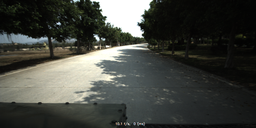
#> input picture data/imgs/0854.png, 256 x 128 px, shrunk from 500 x 250 before the run
$ jupyter execute LLEtest.ipynb
#> lines starting #> are read from the running program, lines starting #| are printed output that depends on the picture
[cell 1]
import cv2
import numpy as np
import matplotlib.pyplot as plt
from sklearn.manifold import Isomap, LocallyLinearEmbedding
from sklearn.cluster import KMeans
from skimage.transform import resize

# Load the image path
image_path = '../../data/imgs/0854.png'
image = cv2.imread(image_path)
#> image is the input picture: shape (128, 256, 3); mean B, G, R 62.5, 68.1, 66.2

# Check if the image is successfully loaded
if image is None:
    print("image read error")
else:
    # Convert the image to RGB, LAB, and HSV color spaces
    image_RGB = cv2.cvtColor(image, cv2.COLOR_BGR2RGB)
    image_LAB = cv2.cvtColor(image, cv2.COLOR_RGB2LAB)
#> image_LAB: shape (128, 256, 3); mean of channels 0, 1, 2 68.4, 125.5, 128.6
    image_HSV = cv2.cvtColor(image, cv2.COLOR_RGB2HSV)
#> image_HSV: shape (128, 256, 3); mean H, S, V 66.9, 43.4, 69.1

# Initialize the Locally Linear Embedding (LLE) model
lle = LocallyLinearEmbedding(n_neighbors=75, n_components=2, method='standard')

# Get the original image shape
original_shape = image.shape
#> original_shape = (128, 256, 3)

# RGB
# Resize the image to reduce computational complexity
image_resized_RGB = resize(image_RGB, (image_RGB.shape[0] // 2, image_RGB.shape[1] // 2), anti_aliasing=True)
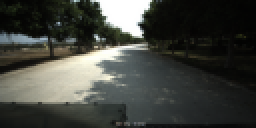
#> image_resized_RGB: shape (64, 128, 3) float64 (shown 2 times larger); mean R, G, B 0.26, 0.267, 0.245
# Flatten the image for LLE processing
image_flat_lle_RGB = image_resized_RGB.reshape(-1, 3)
# Apply LLE dimensionality reduction
image_reduced_lle_RGB = lle.fit_transform(image_flat_lle_RGB)
#> image_reduced_lle_RGB = 8192 pairs, first value -0.0304 to 0.0101, second value -0.183 to 0.0679

# LAB
# Resize the LAB image
image_resized_LAB = resize(image_LAB, (image_LAB.shape[0] // 2, image_LAB.shape[1] // 2), anti_aliasing=True)
#> image_resized_LAB: shape (64, 128, 3) float64; mean of channels 0, 1, 2 0.268, 0.492, 0.504
# Flatten the LAB image for LLE processing
image_flat_lle_LAB = image_resized_LAB.reshape(-1, 3)
# Apply LLE dimensionality reduction
image_reduced_lle_LAB = lle.fit_transform(image_flat_lle_LAB)
#> image_reduced_lle_LAB = 8192 pairs, first value -0.029 to 0.0103, second value -0.0702 to 0.0773

# HSV
# Resize the HSV image
image_resized_HSV = resize(image_HSV, (image_HSV.shape[0] // 2, image_HSV.shape[1] // 2), anti_aliasing=True)
#> image_resized_HSV: shape (64, 128, 3) float64; mean H, S, V 0.262, 0.17, 0.271
# Flatten the HSV image for LLE processing
image_flat_lle_HSV = image_resized_HSV.reshape(-1, 3)
# Apply LLE dimensionality reduction
image_reduced_lle_HSV = lle.fit_transform(image_flat_lle_HSV)
#> image_reduced_lle_HSV = 8192 pairs, first value -0.0105 to 0.0401, second value -0.037 to 0.037

# k-means cluster
n_clusters = 3

# RGB
# Perform k-means clustering on the RGB image
kmeans_RGB = KMeans(n_clusters=n_clusters, random_state=42)
labels_RGB = kmeans_RGB.fit_predict(image_reduced_lle_RGB)
#> labels_RGB = 8192 values, max 2 at index 37, min 0 at index 0, mean 0.219
# Reshape the labels to the image shape
segmented_image_RGB = labels_RGB.reshape(image_resized_RGB.shape[0], image_resized_RGB.shape[1])
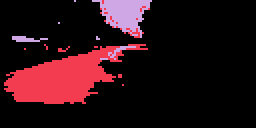
#> segmented_image_RGB: shape (64, 128) int32 (shown 2 times larger); 3 distinct labels, from 0 to 2; one colour per label, 0 black

# LAB
# Perform k-means clustering on the LAB image
kmeans_LAB = KMeans(n_clusters=n_clusters, random_state=42)
labels_LAB = kmeans_LAB.fit_predict(image_reduced_lle_LAB)
#> labels_LAB = 8192 values, max 2 at index 37, min 0 at index 0, mean 0.225
# Reshape the labels to the image shape
segmented_image_LAB = labels_LAB.reshape(image_resized_LAB.shape[0], image_resized_LAB.shape[1])
#> segmented_image_LAB: shape (64, 128) int32; 3 distinct labels, from 0 to 2

# HSV
# Perform k-means clustering on the HSV image
kmeans_HSV = KMeans(n_clusters=n_clusters, random_state=42)
labels_HSV = kmeans_HSV.fit_predict(image_reduced_lle_HSV)
#> labels_HSV = 8192 values, max 2 at index 46, min 0 at index 0, mean 0.222
# Reshape the labels to the image shape
segmented_image_HSV = labels_HSV.reshape(image_resized_HSV.shape[0], image_resized_HSV.shape[1])
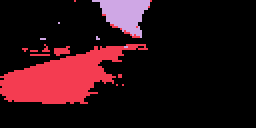
#> segmented_image_HSV: shape (64, 128) int32 (shown 2 times larger); 3 distinct labels, from 0 to 2; one colour per label, 0 black

# Display the original and segmented images
plt.figure(figsize=(15, 10))

# Original and Segmented Images
plt.subplot(3, 3, 1)
plt.imshow(image)
plt.title("Original Image RGB")
plt.axis("off")

plt.subplot(3, 3, 2)
plt.imshow(segmented_image_RGB, cmap='viridis')
plt.title("Segmented Image RGB LLE")
plt.axis("off")

plt.subplot(3, 3, 4)
plt.imshow(image_LAB)
plt.title("Original Image LAB")
plt.axis("off")

plt.subplot(3, 3, 5)
plt.imshow(segmented_image_LAB, cmap='viridis')
plt.title("Segmented Image LAB LLE")
plt.axis("off")

plt.subplot(3, 3, 7)
plt.imshow(image_HSV)
plt.title("Original Image HSV")
plt.axis("off")

plt.subplot(3, 3, 8)
plt.imshow(segmented_image_HSV, cmap='viridis')
plt.title("Segmented Image HSV LLE")
plt.axis("off")
#> figure, not shown here; B, G, R data is drawn as R, G, B

[cell 2]
# 3D and 2D Scatter Plots
def plot_3d_and_2d(data_3d, data_2d, labels, title):
    fig = plt.figure(figsize=(10, 5))

    ax1 = fig.add_subplot(121, projection='3d')
    ax1.scatter(data_3d[:, 0], data_3d[:, 1], data_3d[:, 2], c=labels, cmap='viridis', marker='o', s=1)
    ax1.set_title(f"3D Distribution {title}")
    ax1.set_xlabel('X')
    ax1.set_ylabel('Y')
    ax1.set_zlabel('Z')

    ax2 = fig.add_subplot(122)
    ax2.scatter(data_2d[:, 0], data_2d[:, 1], c=labels, cmap='viridis', marker='o', s=1)
    ax2.set_title(f"2D Distribution {title}")
    ax2.set_xlabel('X')
    ax2.set_ylabel('Y')

# Plot RGB
plot_3d_and_2d(image_flat_lle_RGB, image_reduced_lle_RGB, labels_RGB, "RGB")

# Plot LAB
plot_3d_and_2d(image_flat_lle_LAB, image_reduced_lle_LAB, labels_LAB, "LAB")

# Plot HSV
plot_3d_and_2d(image_flat_lle_HSV, image_reduced_lle_HSV, labels_HSV, "HSV")

plt.show()
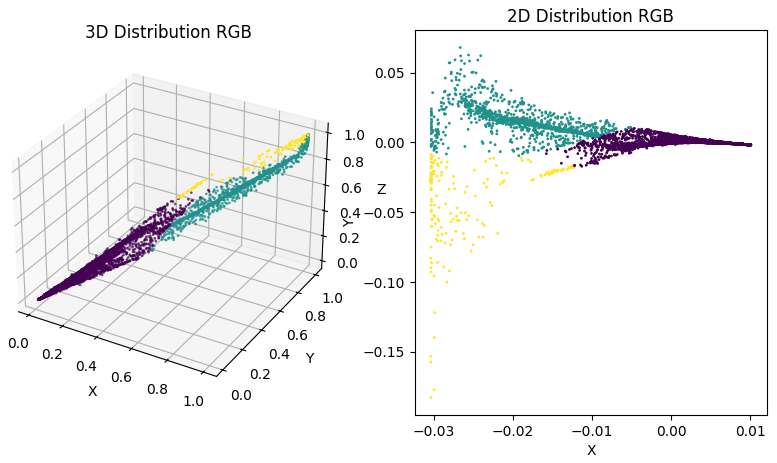
#> figure drawn by matplotlib, 2 panels
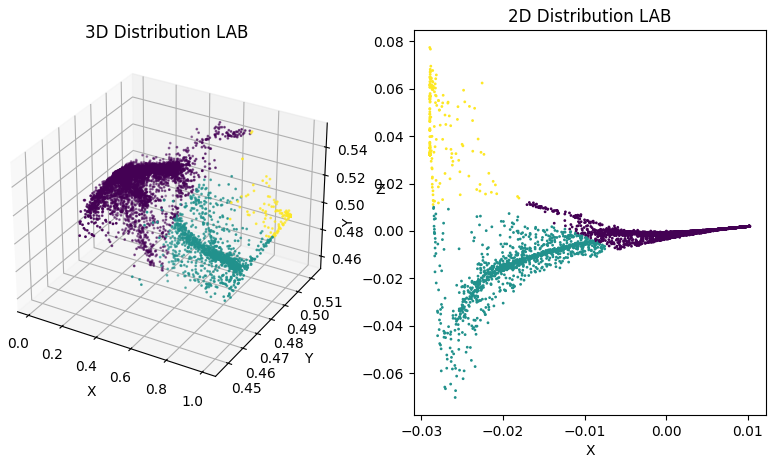
#> figure drawn by matplotlib, 2 panels
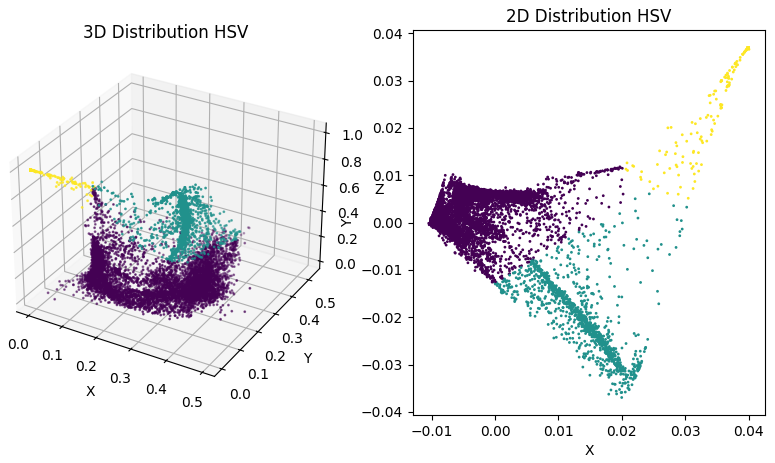
#> figure drawn by matplotlib, 2 panels
